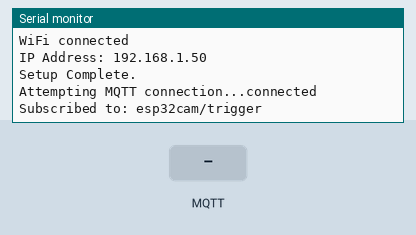
Bench run of a sketch on a simulated ESP32. Parts: the last lines printed to the serial monitor. Inputs (shaded band) come from the test bench. WiFi joins after 1.5 s; servers stay silent unless stated; uploads are accepted with an empty reply; no MQTT or app messages arrive unless stated; the camera gives no picture.

Above: at 3.0 s.
3.1 s: MQTT message "take_photo" arrives on the first subscribed topic
At 4.2 s:
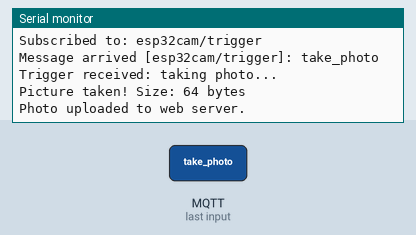
4.6 s: MQTT message "SUCCESS" arrives on the first subscribed topic
At 5.5 s:
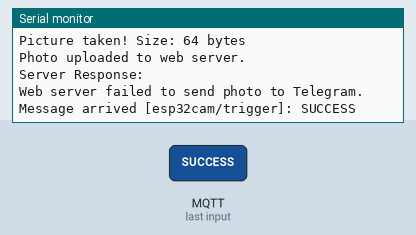
6.1 s: MQTT message "1" arrives on the first subscribed topic
At 6.7 s:
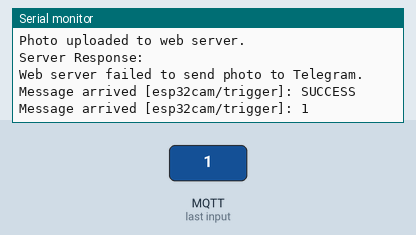
7.6 s: MQTT message "on" arrives on the first subscribed topic
At 8.8 s:
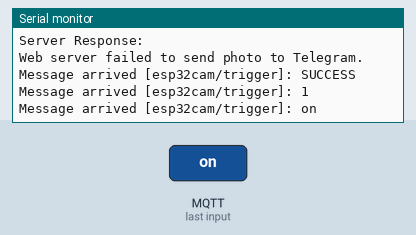
9.1 s: MQTT message "off" arrives on the first subscribed topic
At 10.3 s:
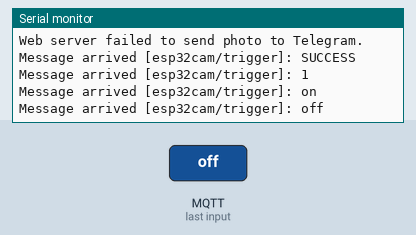

Measured:
- after the input at 3.1 s, the serial monitor: prints a new line at once (image 1)
- after the input at 4.6 s, the serial monitor: prints a new line at once (image 2)
- after the input at 6.1 s, the serial monitor: prints a new line at once (image 3)
- after the input at 7.6 s, the serial monitor: prints a new line at once (image 4)
- after the input at 9.1 s, the serial monitor: prints a new line at once (image 5)

The sketch:

PROGRAM_FINAL_ESP32CAM_KETELEGRAM.ino
```cpp
#include "esp_camera.h"
#include <WiFi.h>
#include <PubSubClient.h>
#include <WiFiClient.h> // Tidak perlu WiFiClientSecure dan UniversalTelegramBot di sini lagi

// =======================================================
// ====== KONFIGURASI UMUM (GANTI DENGAN DATA ANDA) ======
// =======================================================

// ====== Konfigurasi WiFi ======
const char* ssid = "my_technology";
const char* password = "35k4nu54marina";

// ====== Konfigurasi MQTT ======
const char* mqtt_broker             = "broker.hivemq.com";
const int   mqtt_port               = 1883;
const char* mqtt_user               = "ronal";
const char* mqtt_password           = "ronaltama12345";
const char* mqtt_client_id          = "ESP32CAM_Client";
const char* mqtt_subscribe_topic    = "esp32cam/trigger";
const char* mqtt_publish_topic_status = "esp32cam/status";

WiFiClient espClient;
PubSubClient client(espClient);

// ====== Konfigurasi Server HTTP untuk Upload (Ganti dengan IP XAMPP Anda) ======
// PASTIKAN IP INI ADALAH IP LOKAL KOMPUTER ANDA YANG MENJALANKAN XAMPP
// Dan ESP32-CAM terhubung ke WiFi yang sama
const char* server_host = "192.168.0.105"; // **PENTING: Ganti dengan Alamat IP komputer XAMPP Anda**
const int server_port = 80;               // Port default Apache di XAMPP
const char* server_path = "/Olivia/upload_telegram.php"; // **PENTING: Ganti dengan path folder Anda di htdocs XAMPP**

// ====== Konfigurasi Kamera (ESP32-CAM AI-Thinker) ======
#define PWDN_GPIO_NUM      32
#define RESET_GPIO_NUM     -1
#define XCLK_GPIO_NUM       0
#define SIOD_GPIO_NUM      26
#define SIOC_GPIO_NUM      27
#define Y9_GPIO_NUM        35
#define Y8_GPIO_NUM        34
#define Y7_GPIO_NUM        39
#define Y6_GPIO_NUM        36
#define Y5_GPIO_NUM        21
#define Y4_GPIO_NUM        19
#define Y3_GPIO_NUM        18
#define Y2_GPIO_NUM         5
#define VSYNC_GPIO_NUM     25
#define HREF_GPIO_NUM      23
#define PCLK_GPIO_NUM      22

// =======================================================
// ====== PROTOTIPE FUNGSI ======
// =======================================================
void connectToWiFi();
void connectToMqtt();
void callback(char* topic, byte* payload, unsigned int length);
void setupCamera();
void takeAndUploadPhotoToWebServer(); // Fungsi baru untuk upload ke server

// =======================================================
// ====== SETUP() ======
// =======================================================
void setup() {
  Serial.begin(115200);
  Serial.println("Booting ESP32-CAM...");

  setupCamera();
  connectToWiFi();

  // MQTT
  client.setServer(mqtt_broker, mqtt_port);
  client.setCallback(callback);

  Serial.println("Setup Complete.");
}

// =======================================================
// ====== LOOP() ======
// =======================================================
void loop() {
  if (!client.connected()) {
    connectToMqtt();
  }
  client.loop();
  delay(10);
}

// =======================================================
// ====== CONNECT WIFI ======
// =======================================================
void connectToWiFi() {
  Serial.printf("Connecting to WiFi %s", ssid);
  WiFi.begin(ssid, password);
  while (WiFi.status() != WL_CONNECTED) {
    delay(500);
    Serial.print(".");
  }
  Serial.println();
  Serial.println("WiFi connected");
  Serial.print("IP Address: ");
  Serial.println(WiFi.localIP());
}

// =======================================================
// ====== CONNECT MQTT ======
// =======================================================
void connectToMqtt() {
  while (!client.connected()) {
    Serial.print("Attempting MQTT connection...");
    if (client.connect(mqtt_client_id, mqtt_user, mqtt_password)) {
      Serial.println("connected");
      client.publish(mqtt_publish_topic_status, "ESP32-CAM is online!");
      client.subscribe(mqtt_subscribe_topic);
      Serial.printf("Subscribed to: %s\n", mqtt_subscribe_topic);
    } else {
      Serial.printf("failed, rc=%d. Retrying in 5 seconds...\n", client.state());
      delay(5000);
    }
  }
}

// =======================================================
// ====== CALLBACK MQTT ======
// =======================================================
void callback(char* topic, byte* payload, unsigned int length) {
  Serial.printf("Message arrived [%s]: ", topic);
  String msg;
  for (int i = 0; i < length; i++) {
    msg += (char)payload[i];
  }
  Serial.println(msg);
  if (String(topic) == mqtt_subscribe_topic && msg == "take_photo") {
    Serial.println("Trigger received: taking photo...");
    takeAndUploadPhotoToWebServer(); // Panggil fungsi upload ke server
  }
}

// =======================================================
// ====== SETUP KAMERA ======
// =======================================================
void setupCamera() {
  camera_config_t config;
  config.ledc_channel = LEDC_CHANNEL_0;
  config.ledc_timer   = LEDC_TIMER_0;
  config.pin_d0       = Y2_GPIO_NUM;
  config.pin_d1       = Y3_GPIO_NUM;
  config.pin_d2       = Y4_GPIO_NUM;
  config.pin_d3       = Y5_GPIO_NUM;
  config.pin_d4       = Y6_GPIO_NUM;
  config.pin_d5       = Y7_GPIO_NUM;
  config.pin_d6       = Y8_GPIO_NUM;
  config.pin_d7       = Y9_GPIO_NUM;
  config.pin_xclk     = XCLK_GPIO_NUM;
  config.pin_pclk     = PCLK_GPIO_NUM;
  config.pin_vsync    = VSYNC_GPIO_NUM;
  config.pin_href     = HREF_GPIO_NUM;
  config.pin_sscb_sda = SIOD_GPIO_NUM;
  config.pin_sscb_scl = SIOC_GPIO_NUM;
  config.pin_pwdn     = PWDN_GPIO_NUM;
  config.pin_reset    = RESET_GPIO_NUM;
  config.xclk_freq_hz = 20000000;
  config.pixel_format = PIXFORMAT_JPEG;

  // Anda bisa kembali ke resolusi yang lebih tinggi jika ingin,
  // karena beban pengiriman ke Telegram ditangani oleh PHP
  config.frame_size   = FRAMESIZE_SVGA; // Atau bahkan FRAMESIZE_XGA jika memori cukup untuk pengambilan
  config.jpeg_quality = 10;             // Kualitas JPEG: 0 (terbaik) hingga 63 (terburuk)
  config.fb_count     = 1;

  esp_err_t err = esp_camera_init(&config);
  if (err != ESP_OK) {
    Serial.printf("Camera init failed with error 0x%x\n", err);
    Serial.println("Restarting in 5 seconds due to camera init failure...");
    delay(5000);
    ESP.restart();
  }
  Serial.println("Camera initialized successfully.");
}

// =======================================================
// ====== AMBIL & UPLOAD FOTO KE WEB SERVER ======
// =======================================================
void takeAndUploadPhotoToWebServer() {
  camera_fb_t * fb = NULL;
  fb = esp_camera_fb_get();
  if (!fb) {
    Serial.println("Camera capture failed");
    client.publish(mqtt_publish_topic_status, "Capture Failed!");
    return;
  }

  Serial.printf("Picture taken! Size: %lu bytes\n", fb->len);
  client.publish(mqtt_publish_topic_status, "Photo Captured, Uploading to Web Server...");

  WiFiClient client_http;
  if (!client_http.connect(server_host, server_port)) {
    Serial.println("Connection to server failed");
    client.publish(mqtt_publish_topic_status, "Upload Server Conn Failed!");
    esp_camera_fb_return(fb);
    return;
  }

  String head = "--ESP32_CAM_BOUNDARY\r\n";
  head += "Content-Disposition: form-data; name=\"imageFile\"; filename=\"esp32-cam.jpg\"\r\n";
  head += "Content-Type: image/jpeg\r\n\r\n";
  String tail = "\r\n--ESP32_CAM_BOUNDARY--\r\n";

  uint32_t imageLen = fb->len;
  uint32_t totalLen = head.length() + imageLen + tail.length();

  client_http.printf("POST %s HTTP/1.1\r\n", server_path);
  client_http.printf("Host: %s\r\n", server_host);
  client_http.printf("Content-Length: %d\r\n", totalLen);
  client_http.print("Content-Type: multipart/form-data; boundary=ESP32_CAM_BOUNDARY\r\n\r\n");
  client_http.print(head);

  uint8_t *fbBuf = fb->buf;
  size_t fbLen = fb->len;
  for (size_t n = 0; n < fbLen; n = client_http.write(fbBuf, fbLen - n)) {
    // Loop ini memastikan semua data terkirim
  }
  client_http.print(tail);

  esp_camera_fb_return(fb);

  Serial.println("Photo uploaded to web server.");
  client.publish(mqtt_publish_topic_status, "Photo Uploaded to Web Server!");

  // Baca respons dari server PHP (misalnya "OK" atau "Failed")
  String serverResponse = "";
  while (client_http.connected()) {
    String line = client_http.readStringUntil('\n');
    if (line == "\r") {
      break;
    }
  }
  String body = client_http.readString();
  Serial.print("Server Response: ");
  Serial.println(body);

  if (body.indexOf("SUCCESS") != -1) { // Periksa jika server PHP mengembalikan "SUCCESS"
    Serial.println("Photo successfully sent to Telegram by web server!");
    client.publish(mqtt_publish_topic_status, "Photo Sent to Telegram by Server!");
  } else {
    Serial.println("Web server failed to send photo to Telegram.");
    client.publish(mqtt_publish_topic_status, "Telegram Send Failed by Server!");
  }

  client_http.stop();
}
```
